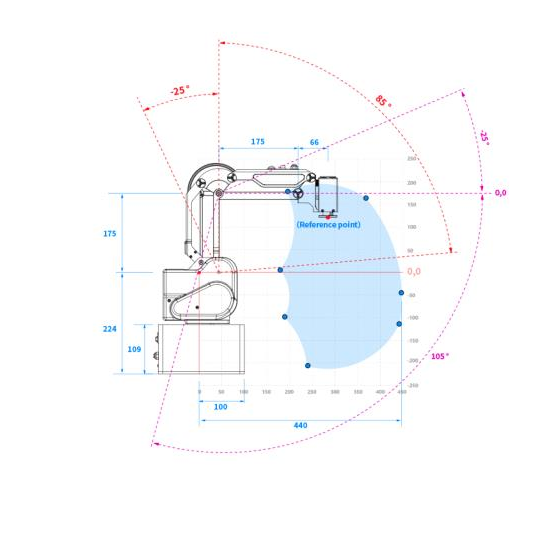
#> input picture media/mg400_workspace.png, 540 x 540 px
$ python ik_tester_mg400.py
#> lines starting #> are read from the running program, lines starting #| are printed output that depends on the picture
### utility/mg400_kinematics/utils_tester_mg400.py
"""utilities for tester mg400."""
import matplotlib.pyplot as plt
import numpy as np
from PIL import Image

J2_MIN = -25
J2_MAX = 85
J3_MIN = -25
J3_MAX = 105
J3_1_MIN = -60
J3_1_MAX = 60


def init_fig():
    """init_fig"""
    fig, ax_plt = plt.subplots()
    plt.subplots_adjust(left=0.1, bottom=0.15)
    plt.xlim(-300, 500)
    plt.ylim(-300, 500)
    img = Image.open("../../media/mg400_workspace.png")
#> img is the input picture: PIL image 540x540 RGBA; mean R, G, B, A 248.9, 250.2, 251.9, 255
    ax_plt.imshow(img, alpha=1.0, extent=[-487+43, 713+43, -598, 602])
    ax_plt.set_aspect(1)
    return fig, ax_plt


def rotation_o(vec, angle):
    """rotation_o"""
    angle = np.deg2rad(angle)
    rot_mtrx = np.array([[np.cos(angle), -np.sin(angle)],
                         [np.sin(angle), np.cos(angle)]])
    return np.dot(rot_mtrx, vec)


def cal_link_pos(j2_fk, j3_fk):
    """cal_link_pos"""
    link1_base = np.array([284 - (175 + 66), 0])
    link2_base = np.array([0, 175])
    link3_base = np.array([175, 0])
    link4_base = np.array([66, -57])

    link2_base = link1_base + rotation_o(link2_base, -j2_fk)
    link3_base = link2_base + rotation_o(link3_base, -j3_fk)
    link4_base = link3_base + link4_base

    return link1_base, link2_base, link3_base, link4_base


# [6 lines left out: function in_check, not called in this run]

### tools/mg400_kinematics/ik_tester_mg400.py
"""MG400 Kinematics Tester."""

import math
import os

import matplotlib.pyplot as plt
import numpy as np
from matplotlib.widgets import Slider
from utils_tester_mg400 import (J2_MAX, J2_MIN, J3_1_MAX, J3_1_MIN, J3_MAX,
                                J3_MIN, cal_link_pos, in_check, init_fig)

os.chdir(os.path.dirname(os.path.abspath(__file__)))


# [49 lines left out: functions inverse_kinematics, update, not called in this run]


fig, ax = init_fig()
J2_INIT = 0
J3_INIT = 0

X_MIN = 100
X_MAX = 500
Y_MIN = -300
Y_MAX = 300

origin = np.array([0, 0])
init_link1, init_link2, init_link3, init_link4 = cal_link_pos(
    J2_INIT, J3_INIT-J2_INIT)

plt.grid()
link1_line = ax.plot([origin[0], init_link1[0]],
                     [origin[1], init_link1[1]],
                     linewidth=3)
link2_line = ax.plot([init_link1[0], init_link2[0]],
                     [init_link1[1], init_link2[1]],
                     linewidth=3)
link3_line = ax.plot([init_link2[0], init_link3[0]],
                     [init_link2[1], init_link3[1]],
                     linewidth=3)
link4_line = ax.plot([init_link3[0], init_link4[0]],
                     [init_link3[1], init_link4[1]],
                     linewidth=3)

tip = ax.scatter(0, 0, s=100, c="red", zorder=100)

slider1_pos = plt.axes([0.11, 0.05, 0.8, 0.03])
slider2_pos = plt.axes([0.11, 0.01, 0.8, 0.03])

x_slider = Slider(slider1_pos, "x", X_MIN, X_MAX, valinit=(X_MAX+X_MIN)/2)
y_slider = Slider(slider2_pos, "y", Y_MIN, Y_MAX, valinit=(Y_MAX+Y_MIN)/2)

x_slider.on_changed(update)
y_slider.on_changed(update)

plt.grid()
plt.show()
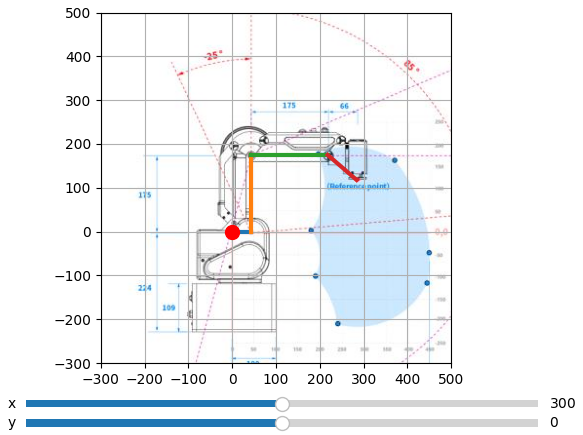
#> figure drawn by matplotlib, 3 panels
